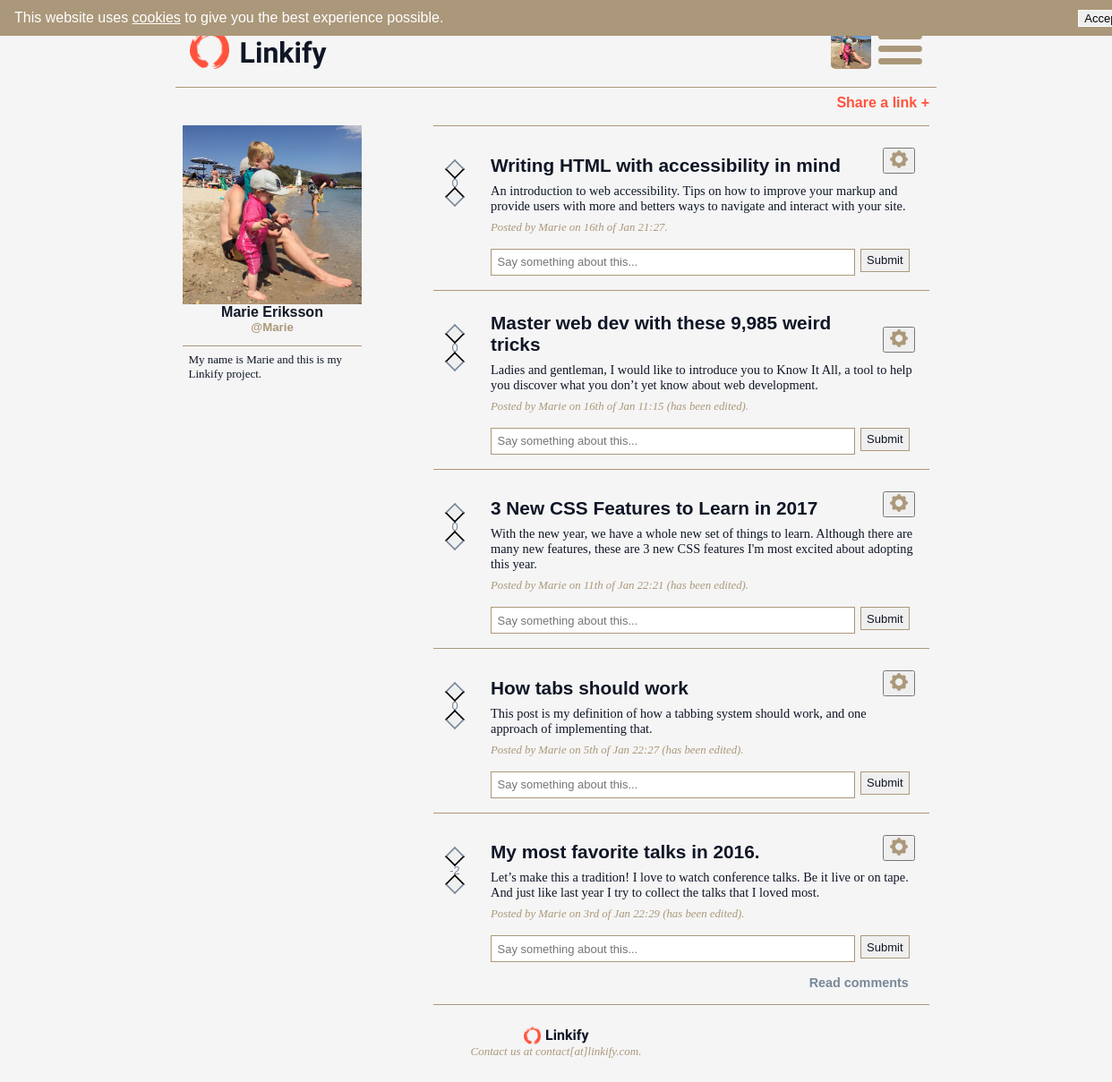
The app's page /profile/Marie (signed in), older data.
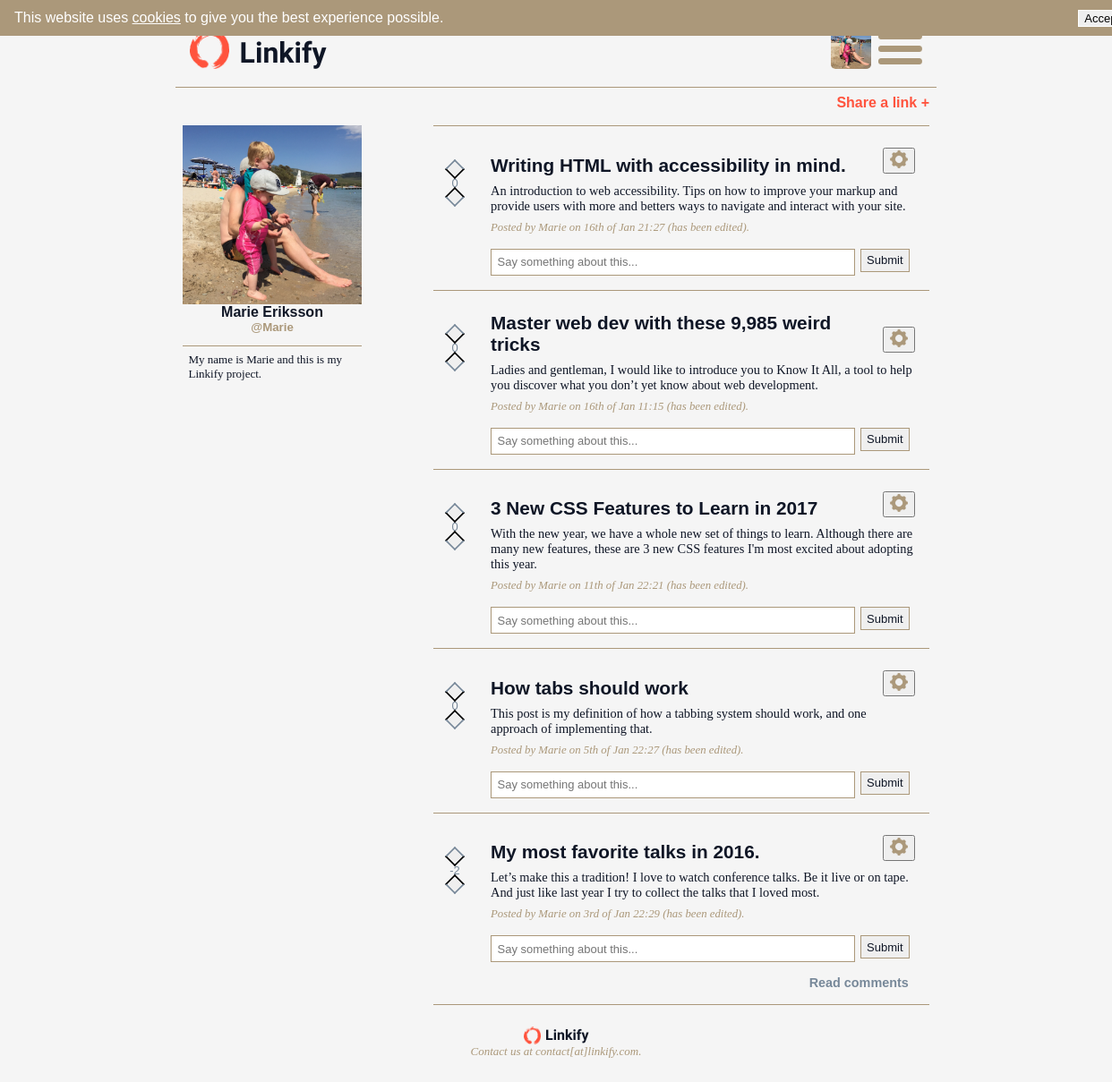
The same page, newer data.
### tables this page shows
CREATE TABLE `users` (
  `id` int(11) UNSIGNED NOT NULL,
  `name` varchar(255) NOT NULL,
  `username` varchar(255) NOT NULL,
  `email` varchar(255) NOT NULL,
  `password` varchar(255) NOT NULL,
  `about` varchar(500) DEFAULT NULL,
  `avatar` varchar(255) DEFAULT NULL
);

CREATE TABLE `posts` (
  `id` int(11) UNSIGNED NOT NULL,
  `user_id` int(11) UNSIGNED NOT NULL,
  `subject` varchar(255) NOT NULL,
  `url` varchar(255) NOT NULL,
  `description` varchar(255) NOT NULL,
  `published` datetime NOT NULL,
  `edited` tinyint(1) DEFAULT NULL,
  `edit_date` datetime NOT NULL
);

### app/functions.php (called while the page is built, shortened)
<?php
function checkLogin($db) {
  return true;
}
function getUserInfo($db) {
	$id = $_SESSION["login"]["id"];
	$getUserInfoQuery = "SELECT * FROM users WHERE id = '{$id}' LIMIT 1";
	$getUserInfoStatement = queryToDb($db, $getUserInfoQuery);
	$userInfo = $getUserInfoStatement->fetch(PDO::FETCH_ASSOC);
	return $userInfo;
}
function getPosts($db, $order, $offset, $limit, $userId = "IS NOT NULL") {
	$getPostsQuery = "SELECT posts.id, posts.description, posts.subject, posts.url, posts.published AS published, posts.user_id,
	posts.edited, users.name, users.username, SUM(votes.vote) AS votes  FROM posts INNER JOIN users ON posts.user_id = users.id
	LEFT JOIN votes ON posts.id = votes.post_id WHERE users.id {$userId} GROUP BY posts.id ORDER BY {$order} DESC LIMIT {$offset}, {$limit}";
	$getPostsStatement = queryToDb($db, $getPostsQuery);
	$posts = $getPostsStatement->fetchAll(PDO::FETCH_ASSOC);
	return $posts;
}
function getComments($db, $postId) {
	$getCommentsQuery = "SELECT comments.id, comments.user_id, comments.comment, comments.published, comments.reply_to,
	comments.edited, users.name, users.username FROM comments INNER JOIN users ON comments.user_id = users.id
	WHERE comments.post_id = '{$postId}' ORDER BY comments.published DESC";
	$getCommentsStatement = queryToDb($db, $getCommentsQuery);
	if ($getCommentsStatement->rowCount() == 0 ) {
		 return NULL;
	}
	$comments = $getCommentsStatement->fetchAll(PDO::FETCH_ASSOC);
	return $comments;
}
function countVotes($db, $postId) {
	$countVotesQuery = "SELECT SUM(vote) AS sum_votes FROM votes WHERE post_id = '{$postId}'";
	$countVotesStatement = queryToDb($db, $countVotesQuery);
	$votes = $countVotesStatement->fetch(PDO::FETCH_ASSOC);
	return $votes;
}
function getProfileInfo($db, $profileUsername) {
	$getProfileInfoQuery = "SELECT * FROM users WHERE username = '{$profileUsername}' LIMIT 1";
	$getProfileInfoStatement = queryToDb($db, $getProfileInfoQuery);
	$profileInfo = $getProfileInfoStatement->fetch(PDO::FETCH_ASSOC);
	return $profileInfo;
}

### app/database.php (called while the page is built, shortened)
<?php
function queryToDb($db, $query) {
	try {
		return $queryStatement = $db->query($query);
	} catch (PDOException $exception) {
		var_dump($exeption->getMessage());
		die();
	}
}

### views/partials/post.block.php (the view, shortened to what this page needs)
<div class="postAndVoteWrap post<?=$post["id"]?>">
	<div class="voteWrap">
		<?php $votes = countVotes($db, $post["id"]) ?>
		<form action ="app/posts/votes.php" method="post">
			<input type="submit" class="up<?=(!checkLogin($db)) ? " notLoggedIn" : ""; ?>" name="up" value="">
			<span class="votes<?=(!checkLogin($db)) ? " notLoggedInVotes" : ""; ?>"><?= (!$votes["sum_votes"] == NULL) ? $votes["sum_votes"] : 0 ?></span>
			<input type="submit" class="down<?=(!checkLogin($db)) ? " notLoggedIn" : ""; ?>" name="down" value="">
		</form>
	</div>
	<div class="postWrap">
		<div class="postHeadingWrap">
			<h4><a href="<?=$post["url"]?>" target="_blank"><?=$post["subject"]?></a></h4>
			<div class="postButtons">
				<?php if (checkLogin($db) && $post["user_id"] == $_SESSION["login"]["id"]) { ?>
				<form action="app/posts/editpost.php" method="post">
					<button class="showPostSettings"><img src="/assets/images/settingswheel.png" alt="settings"/></button>
				</form>
				<?php } ?>
			</div>
		</div>
		<div class="postDiv">
			<div class="postContent">
				<p><?=$post["description"]?></p>
				<div class="postUser">
					<p>Posted by
					<?php
					if (checkLogin($db)) { ?>
						<a href="/profile/<?=$post["username"]?>">
					<?php }
					echo ucfirst($post["username"]);
					if (checkLogin($db)) { ?>
						</a>
						<?php } ?>
						on <?=date('jS \of M H:i', strtotime($post["published"]));
						if ($post["edited"]) { ?> (has been edited)<?php } ?>.
					</p>
				</div>
			</div>
		</div>
		<?php if (checkLogin($db)) { ?>
		<form action="app/posts/comments.php" method="post" class="commentForm">
			<div class="inputComment">
				<input type="text" name="comment" class="commentInputField" placeholder="Say something about this...">
				<input type="submit" name="commentPost" value="Submit" class="commentPost">
			</div>
		</form>
		<?php }
		$comments = getComments($db, $post["id"]); ?>
		<div class="commentLink">
		<?php if ($comments) { ?>
			<h5><span class='readOrClose'>Read</span> comments</h5>
		<?php } ?>
		</div>
	</div>
</div>

### views/partials/header.php (shortened to what this page needs)
<?php
if (checkLogin($db)) {
	$user = getUserInfo($db);
}
?>
<!DOCTYPE html>
<html lang="en">
<head>
	<link rel="stylesheet" href="https://cdnjs.cloudflare.com/ajax/libs/10up-sanitize.css/4.1.0/sanitize.min.css">
	<link rel="stylesheet" href="/assets/styles/main.css">
</head>
<body>
	<div class="page">
		<div class="acceptCookies">
			<p>This website uses <a class="cookieLink" href="https://cookielaw.org/the-cookie-law" title="Read more about the cookie law">cookies</a>
				to give you the best experience possible.</p>
			<button class="cookieButton">Accept</button>
		</div>
		<header>
			<div class="leftHeader">
				<a href="/">
					<img src="/assets/images/logo.png" alt="Linkify logo"/>
				</a>
				<a href="/">
					<h1>Linkify</h1>
				</a>
			</div>
			<?php if (!checkLogin($db)) { ?>
			<nav class="authNav">
				<div class="sortPosts">
					<form action="/" method="post">
						<input type="submit" name="byDate" value="New" class="<?=$sortMethod === 'published' ? 'sortMethod':''; ?>" >
						<input type="submit" name="byPop" value="Popular" class="<?=$sortMethod === 'votes' ? 'sortMethod':''; ?>">
					</form>
				</div>
				<div class="menuLink">
					<img src="/assets/images/menuicon.png"/ alt="menu">
				</div>
			</nav>
			<?php } else { ?>
			<nav class="menuNav">
				<div class="profileLink">
					<a href="/profile/<?=$_SESSION["login"]["username"]?>">
						<?php if ($user["avatar"] !== NULL) {  ?>
						<img src="/assets/images/users/<?=$user["id"]?>/<?=$user["avatar"]?>" alt="profile" />
						<?php } else { ?>
						<img src="/assets/images/profileicon.png" alt="profile" />
						<?php } ?>
					</a>
				</div>
				<div class="menuLink">
					<img src="/assets/images/menuicon.png" alt="menu"/>
				</div>
			</nav>
			<?php }; ?>
		</header>

### profile.page.php (shortened to what this page needs)
<?php
require __DIR__."/autoload.php";
$profile = getProfileInfo($db, $_GET["user"]);
$profileId = "= " . $profile["id"];
$postsToShowProfile = 10;
$posts = getPosts($db, "published", 0, $postsToShowProfile+1, $profileId);
require __DIR__."/views/partials/header.php";
?>
<div class="content">
	<?php if ($profile["id"] == $_SESSION["login"]["id"]) { ?>
	<h4 class="clickToShowNewPostForm">Share a link +</h4>
	<?php	}	?>
	<div class="profileWrap">
		<div class="displayUserProfile displayUserProfilePage">
			<figure>
			<?php if ($profile["avatar"] !== NULL) {  ?>
				<img src="/assets/images/users/<?=$profile["id"]?>/<?=$profile["avatar"]?>" alt="users profile avatar"/>
			<?php } else { ?>
				<img src="/assets/images/profileicon.png" alt="users profile avatar" />
			<?php } ?>
			</figure>
			<h4><?=$profile["name"]?></h4>
			<h5>@<?=$profile["username"]?></h5>
			<p><?=$profile["about"]?></p>
		</div>
		<div class="postsOnProfile">
			<div class="displayPosts">
			<?php if ($posts) {
				foreach ($posts as $post) { ?>
				<div class="post">
					<?php require __DIR__."/views/partials/post.block.php"; ?>
				</div>
				<?php }} ?>
			</div>
		</div>
	</div>
</div>
</div>
<?php
require __DIR__."/views/partials/footer.php";
?>

### views/partials/footer.php (shortened to what this page needs)
	<footer>
		<div class="footerLogo">
			<img src="/assets/images/logo.png" alt="Linkify logo"/>
			<h5>Linkify</h5>
		</div>
		<p>Contact us at contact[at]linkify.com.</p>
	</footer>
</body>
</html>

Row changes from the older to the newer data that the page shows:
changed posts "16th of Jan 21:27": subject "Writing HTML with accessibility in mind" → "Writing HTML with accessibility in mind."; now shows "(has been edited)"
